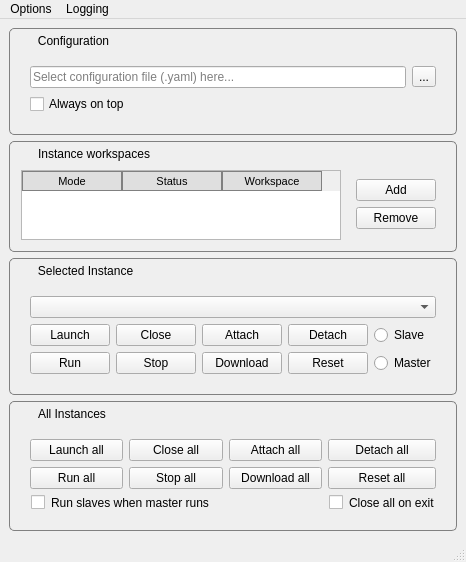
<?xml version="1.0" encoding="UTF-8"?>
<ui version="4.0">
 <class>EmuSync</class>
 <widget class="QMainWindow" name="EmuSync">
  <property name="geometry">
   <rect>
    <x>0</x>
    <y>0</y>
    <width>450</width>
    <height>560</height>
   </rect>
  </property>
  <property name="windowTitle">
   <string notr="true">EmuSync</string>
  </property>
  <widget class="QWidget" name="centralwidget">
   <property name="styleSheet">
    <string notr="true">#centralwidget {
	margin: 50px;
}</string>
   </property>
   <layout class="QGridLayout" name="gridLayout_2" rowstretch="7,31,31,31">
    <item row="3" column="0">
     <widget class="QGroupBox" name="allGroupBox">
      <property name="sizePolicy">
       <sizepolicy hsizetype="Expanding" vsizetype="Preferred">
        <horstretch>0</horstretch>
        <verstretch>0</verstretch>
       </sizepolicy>
      </property>
      <property name="maximumSize">
       <size>
        <width>16777215</width>
        <height>150</height>
       </size>
      </property>
      <property name="styleSheet">
       <string notr="true">QGroupBox {
	border:1px solid gray;
	border-radius: 5px;
	margin-left: 0.5em;
	margin-right: 0.5em;
	margin-top: 1em;
}
QGroupBox::title {
	subcontrol-origin: margin;
	left: 24px;
	top:6px;
	padding: 0 3px 0 3px;
}</string>
      </property>
      <property name="title">
       <string>All Instances</string>
      </property>
      <layout class="QGridLayout" name="gridLayout_5">
       <item row="0" column="0">
        <widget class="QFrame" name="gridFrameAll">
         <property name="styleSheet">
          <string notr="true">QFrame {
	padding-left: 0.5em;
	padding-right: 0.5em;
}</string>
         </property>
         <property name="frameShape">
          <enum>QFrame::NoFrame</enum>
         </property>
         <property name="lineWidth">
          <number>2</number>
         </property>
         <layout class="QGridLayout" name="gridLayout_3">
          <item row="0" column="1">
           <widget class="QPushButton" name="closeAllButton">
            <property name="text">
             <string>Close all</string>
            </property>
           </widget>
          </item>
          <item row="1" column="3">
           <widget class="QPushButton" name="resetAllButton">
            <property name="text">
             <string>Reset all</string>
            </property>
           </widget>
          </item>
          <item row="2" column="3">
           <widget class="QCheckBox" name="closeAllCB">
            <property name="styleSheet">
             <string notr="true">QCheckBox {
	margin-left: 1px;
}</string>
            </property>
            <property name="text">
             <string>Close all on exit</string>
            </property>
           </widget>
          </item>
          <item row="0" column="2">
           <widget class="QPushButton" name="attachAllButton">
            <property name="text">
             <string>Attach all</string>
            </property>
           </widget>
          </item>
          <item row="0" column="3">
           <widget class="QPushButton" name="detachAllButton">
            <property name="text">
             <string>Detach all</string>
            </property>
           </widget>
          </item>
          <item row="1" column="2">
           <widget class="QPushButton" name="downloadAllButton">
            <property name="text">
             <string>Download all</string>
            </property>
           </widget>
          </item>
          <item row="1" column="0">
           <widget class="QPushButton" name="runAllButton">
            <property name="text">
             <string>Run all</string>
            </property>
           </widget>
          </item>
          <item row="2" column="0" colspan="2">
           <widget class="QCheckBox" name="runSlavesCB">
            <property name="styleSheet">
             <string notr="true">QCheckBox {
	margin-left: 1px;
}</string>
            </property>
            <property name="text">
             <string>Run slaves when master runs</string>
            </property>
           </widget>
          </item>
          <item row="0" column="0">
           <widget class="QPushButton" name="launchAllButton">
            <property name="text">
             <string>Launch all</string>
            </property>
           </widget>
          </item>
          <item row="1" column="1">
           <widget class="QPushButton" name="stopAllButton">
            <property name="text">
             <string>Stop all</string>
            </property>
           </widget>
          </item>
         </layout>
        </widget>
       </item>
      </layout>
     </widget>
    </item>
    <item row="1" column="0">
     <widget class="QGroupBox" name="instGroupBox">
      <property name="maximumSize">
       <size>
        <width>16777215</width>
        <height>400</height>
       </size>
      </property>
      <property name="styleSheet">
       <string notr="true">QGroupBox {
	border:1px solid gray;
	border-radius: 5px;
	margin-left: 0.5em;
	margin-right: 0.5em;
	margin-top: 1em;
}
QGroupBox::title {
	subcontrol-origin: margin;
	left: 24px;
	top:6px;
	padding: 0 3px 0 3px;
}</string>
      </property>
      <property name="title">
       <string>Instance workspaces</string>
      </property>
      <layout class="QHBoxLayout" name="horizontalLayout">
       <item>
        <widget class="QTableWidget" name="instancesTable">
         <property name="sizePolicy">
          <sizepolicy hsizetype="Expanding" vsizetype="Expanding">
           <horstretch>0</horstretch>
           <verstretch>0</verstretch>
          </sizepolicy>
         </property>
         <property name="focusPolicy">
          <enum>Qt::StrongFocus</enum>
         </property>
         <property name="styleSheet">
          <string notr="true">QHeaderView::section{
	Background-color:rgb(223,223,223);
	border: 1px solid grey;
	font-size: 11px;
} 
QTableWidget {
	font-size: 11px;
	margin-left: 1.2em;
}</string>
         </property>
         <property name="frameShape">
          <enum>QFrame::StyledPanel</enum>
         </property>
         <property name="frameShadow">
          <enum>QFrame::Sunken</enum>
         </property>
         <property name="sizeAdjustPolicy">
          <enum>QAbstractScrollArea::AdjustToContents</enum>
         </property>
         <property name="autoScroll">
          <bool>false</bool>
         </property>
         <property name="editTriggers">
          <set>QAbstractItemView::NoEditTriggers</set>
         </property>
         <property name="alternatingRowColors">
          <bool>true</bool>
         </property>
         <property name="selectionMode">
          <enum>QAbstractItemView::SingleSelection</enum>
         </property>
         <property name="selectionBehavior">
          <enum>QAbstractItemView::SelectRows</enum>
         </property>
         <property name="verticalScrollMode">
          <enum>QAbstractItemView::ScrollPerPixel</enum>
         </property>
         <property name="horizontalScrollMode">
          <enum>QAbstractItemView::ScrollPerPixel</enum>
         </property>
         <property name="rowCount">
          <number>0</number>
         </property>
         <property name="columnCount">
          <number>3</number>
         </property>
         <attribute name="horizontalHeaderVisible">
          <bool>true</bool>
         </attribute>
         <attribute name="horizontalHeaderHighlightSections">
          <bool>true</bool>
         </attribute>
         <attribute name="horizontalHeaderShowSortIndicator" stdset="0">
          <bool>false</bool>
         </attribute>
         <attribute name="horizontalHeaderStretchLastSection">
          <bool>false</bool>
         </attribute>
         <column>
          <property name="text">
           <string>Mode</string>
          </property>
         </column>
         <column>
          <property name="text">
           <string>Status</string>
          </property>
         </column>
         <column>
          <property name="text">
           <string>Workspace</string>
          </property>
         </column>
        </widget>
       </item>
       <item>
        <widget class="QFrame" name="gridFrameInst">
         <property name="frameShape">
          <enum>QFrame::NoFrame</enum>
         </property>
         <property name="lineWidth">
          <number>2</number>
         </property>
         <layout class="QGridLayout" name="gridLayout_6">
          <item row="0" column="0">
           <widget class="QPushButton" name="addButton">
            <property name="text">
             <string>Add</string>
            </property>
           </widget>
          </item>
          <item row="1" column="0">
           <widget class="QPushButton" name="removeButton">
            <property name="text">
             <string>Remove</string>
            </property>
           </widget>
          </item>
         </layout>
        </widget>
       </item>
      </layout>
     </widget>
    </item>
    <item row="2" column="0">
     <widget class="QGroupBox" name="selectedGroupBox">
      <property name="maximumSize">
       <size>
        <width>16777215</width>
        <height>150</height>
       </size>
      </property>
      <property name="styleSheet">
       <string notr="true">QGroupBox {
	border:1px solid gray;
	border-radius: 5px;
	margin-left: 0.5em;
	margin-right: 0.5em;
	margin-top: 1em;
}
QGroupBox::title {
	subcontrol-origin: margin;
	left: 24px;
	top:6px;
	padding: 0 3px 0 3px;
}</string>
      </property>
      <property name="title">
       <string>Selected Instance</string>
      </property>
      <property name="flat">
       <bool>false</bool>
      </property>
      <property name="checkable">
       <bool>false</bool>
      </property>
      <layout class="QGridLayout" name="gridLayout_4">
       <item row="0" column="0">
        <widget class="QFrame" name="gridFrameSelected">
         <property name="styleSheet">
          <string notr="true">QFrame {
	padding-left: 0.5em;
	padding-right: 0.5em;
}</string>
         </property>
         <property name="frameShape">
          <enum>QFrame::NoFrame</enum>
         </property>
         <property name="frameShadow">
          <enum>QFrame::Plain</enum>
         </property>
         <property name="lineWidth">
          <number>2</number>
         </property>
         <layout class="QGridLayout" name="gridLayout" rowstretch="0,0,0" columnstretch="0,0,0,0,0">
          <property name="sizeConstraint">
           <enum>QLayout::SetNoConstraint</enum>
          </property>
          <property name="leftMargin">
           <number>9</number>
          </property>
          <property name="topMargin">
           <number>9</number>
          </property>
          <property name="rightMargin">
           <number>9</number>
          </property>
          <property name="bottomMargin">
           <number>9</number>
          </property>
          <item row="1" column="1">
           <widget class="QPushButton" name="closeButton">
            <property name="text">
             <string>Close</string>
            </property>
           </widget>
          </item>
          <item row="1" column="3">
           <widget class="QPushButton" name="detachButton">
            <property name="text">
             <string>Detach</string>
            </property>
           </widget>
          </item>
          <item row="0" column="0" colspan="5">
           <widget class="QComboBox" name="selectedInstanceComboBox"/>
          </item>
          <item row="2" column="0">
           <widget class="QPushButton" name="runButton">
            <property name="text">
             <string>Run</string>
            </property>
           </widget>
          </item>
          <item row="2" column="3">
           <widget class="QPushButton" name="resetButton">
            <property name="text">
             <string>Reset</string>
            </property>
           </widget>
          </item>
          <item row="1" column="0">
           <widget class="QPushButton" name="launchButton">
            <property name="text">
             <string>Launch</string>
            </property>
           </widget>
          </item>
          <item row="2" column="2">
           <widget class="QPushButton" name="downloadButton">
            <property name="text">
             <string>Download</string>
            </property>
           </widget>
          </item>
          <item row="2" column="1">
           <widget class="QPushButton" name="stopButton">
            <property name="text">
             <string>Stop</string>
            </property>
           </widget>
          </item>
          <item row="1" column="2">
           <widget class="QPushButton" name="attachButton">
            <property name="text">
             <string>Attach</string>
            </property>
           </widget>
          </item>
          <item row="1" column="4">
           <widget class="QRadioButton" name="slaveRB">
            <property name="styleSheet">
             <string notr="true">QCheckBox {
	margin-left: 1px;
}</string>
            </property>
            <property name="text">
             <string>Slave</string>
            </property>
           </widget>
          </item>
          <item row="2" column="4">
           <widget class="QRadioButton" name="masterRB">
            <property name="styleSheet">
             <string notr="true">QCheckBox {
	margin-left: 1px;
}</string>
            </property>
            <property name="text">
             <string>Master</string>
            </property>
           </widget>
          </item>
         </layout>
        </widget>
       </item>
      </layout>
     </widget>
    </item>
    <item row="0" column="0">
     <widget class="QGroupBox" name="confGroupBox">
      <property name="maximumSize">
       <size>
        <width>16777215</width>
        <height>150</height>
       </size>
      </property>
      <property name="styleSheet">
       <string notr="true">QGroupBox {
	border:1px solid gray;
	border-radius: 5px;
	margin-left: 0.5em;
	margin-right: 0.5em;
	margin-top: 1em;
}
QGroupBox::title {
	subcontrol-origin: margin;
	left: 24px;
	top:6px;
	padding: 0 3px 0 3px;
}</string>
      </property>
      <property name="title">
       <string>Configuration</string>
      </property>
      <layout class="QHBoxLayout" name="horizontalLayout_2">
       <item>
        <widget class="QFrame" name="gridFrameConf">
         <property name="styleSheet">
          <string notr="true">QFrame {
	padding-left: 0.5em;
	padding-right: 0.5em;
}</string>
         </property>
         <property name="frameShape">
          <enum>QFrame::NoFrame</enum>
         </property>
         <property name="frameShadow">
          <enum>QFrame::Plain</enum>
         </property>
         <property name="lineWidth">
          <number>2</number>
         </property>
         <layout class="QGridLayout" name="gridLayout_7" rowstretch="0,0,0" columnstretch="0,0">
          <property name="sizeConstraint">
           <enum>QLayout::SetNoConstraint</enum>
          </property>
          <property name="leftMargin">
           <number>9</number>
          </property>
          <property name="topMargin">
           <number>9</number>
          </property>
          <property name="rightMargin">
           <number>9</number>
          </property>
          <property name="bottomMargin">
           <number>9</number>
          </property>
          <item row="0" column="1">
           <widget class="QToolButton" name="configurationToolButton">
            <property name="styleSheet">
             <string notr="true">QToolButton::menu-indicator { image: none; }</string>
            </property>
            <property name="text">
             <string>...</string>
            </property>
            <property name="popupMode">
             <enum>QToolButton::InstantPopup</enum>
            </property>
            <property name="autoRaise">
             <bool>false</bool>
            </property>
            <property name="arrowType">
             <enum>Qt::NoArrow</enum>
            </property>
           </widget>
          </item>
          <item row="2" column="0">
           <widget class="QCheckBox" name="alwaysOnTopCB">
            <property name="text">
             <string>Always on top</string>
            </property>
           </widget>
          </item>
          <item row="0" column="0">
           <widget class="QLineEdit" name="configurationFilePath">
            <property name="text">
             <string/>
            </property>
            <property name="readOnly">
             <bool>false</bool>
            </property>
            <property name="placeholderText">
             <string>Select configuration file (.yaml) here...</string>
            </property>
            <property name="clearButtonEnabled">
             <bool>true</bool>
            </property>
           </widget>
          </item>
         </layout>
        </widget>
       </item>
      </layout>
     </widget>
    </item>
   </layout>
  </widget>
  <widget class="QStatusBar" name="statusbar"/>
  <widget class="QMenuBar" name="menuBar">
   <property name="geometry">
    <rect>
     <x>0</x>
     <y>0</y>
     <width>450</width>
     <height>21</height>
    </rect>
   </property>
   <widget class="QMenu" name="menuOptions">
    <property name="enabled">
     <bool>true</bool>
    </property>
    <property name="title">
     <string>Options</string>
    </property>
    <property name="separatorsCollapsible">
     <bool>false</bool>
    </property>
    <property name="toolTipsVisible">
     <bool>false</bool>
    </property>
    <addaction name="actionUseDemoMode"/>
    <addaction name="actionModuleData"/>
   </widget>
   <widget class="QMenu" name="menuLogging">
    <property name="title">
     <string>Logging</string>
    </property>
    <widget class="QMenu" name="menuLoggingLevel">
     <property name="sizePolicy">
      <sizepolicy hsizetype="Fixed" vsizetype="Preferred">
       <horstretch>0</horstretch>
       <verstretch>0</verstretch>
      </sizepolicy>
     </property>
     <property name="title">
      <string>Select logging level</string>
     </property>
     <addaction name="actionLogging1"/>
     <addaction name="actionLogging2"/>
     <addaction name="actionLogging3"/>
     <addaction name="actionOff"/>
    </widget>
    <addaction name="actionOpenLogFolder"/>
    <addaction name="menuLoggingLevel"/>
   </widget>
   <addaction name="menuOptions"/>
   <addaction name="menuLogging"/>
  </widget>
  <action name="useDemoModeAction">
   <property name="checkable">
    <bool>true</bool>
   </property>
   <property name="text">
    <string>Use demo mode</string>
   </property>
  </action>
  <action name="actionUseDemoMode">
   <property name="checkable">
    <bool>true</bool>
   </property>
   <property name="text">
    <string>Use demo mode</string>
   </property>
  </action>
  <action name="actionOpenLogFile">
   <property name="checkable">
    <bool>false</bool>
   </property>
   <property name="text">
    <string>Open log directory</string>
   </property>
  </action>
  <action name="actionOpenLogFolder">
   <property name="checkable">
    <bool>false</bool>
   </property>
   <property name="text">
    <string>Open log directory</string>
   </property>
  </action>
  <action name="actionLevel_1">
   <property name="text">
    <string>Level 1</string>
   </property>
  </action>
  <action name="actionLevel_2">
   <property name="text">
    <string>Level 2</string>
   </property>
  </action>
  <action name="actionLogging1">
   <property name="checkable">
    <bool>true</bool>
   </property>
   <property name="text">
    <string>High</string>
   </property>
  </action>
  <action name="actionLogging2">
   <property name="checkable">
    <bool>true</bool>
   </property>
   <property name="text">
    <string>Medium</string>
   </property>
  </action>
  <action name="actionLogging3">
   <property name="checkable">
    <bool>true</bool>
   </property>
   <property name="text">
    <string>Low</string>
   </property>
  </action>
  <action name="actionModuleData">
   <property name="text">
    <string>Module data</string>
   </property>
  </action>
  <action name="actionOff">
   <property name="checkable">
    <bool>true</bool>
   </property>
   <property name="text">
    <string>Off</string>
   </property>
  </action>
 </widget>
 <resources/>
 <connections/>
</ui>
